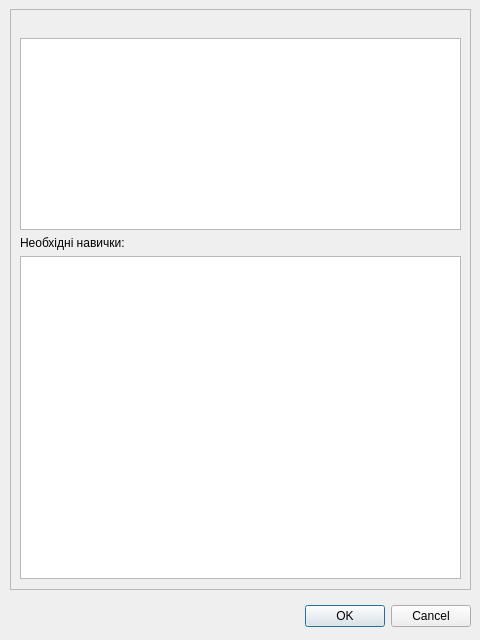
<?xml version="1.0" encoding="UTF-8"?>
<ui version="4.0">
 <class>Dialog_showPositInfo</class>
 <widget class="QDialog" name="Dialog_showPositInfo">
  <property name="geometry">
   <rect>
    <x>0</x>
    <y>0</y>
    <width>480</width>
    <height>640</height>
   </rect>
  </property>
  <property name="windowTitle">
   <string>Інформація про посаду</string>
  </property>
  <property name="modal">
   <bool>true</bool>
  </property>
  <widget class="QDialogButtonBox" name="buttonBox">
   <property name="geometry">
    <rect>
     <x>10</x>
     <y>600</y>
     <width>461</width>
     <height>32</height>
    </rect>
   </property>
   <property name="orientation">
    <enum>Qt::Horizontal</enum>
   </property>
   <property name="standardButtons">
    <set>QDialogButtonBox::Cancel|QDialogButtonBox::Ok</set>
   </property>
  </widget>
  <widget class="QFrame" name="frame">
   <property name="geometry">
    <rect>
     <x>10</x>
     <y>9</y>
     <width>461</width>
     <height>581</height>
    </rect>
   </property>
   <property name="frameShape">
    <enum>QFrame::StyledPanel</enum>
   </property>
   <property name="frameShadow">
    <enum>QFrame::Raised</enum>
   </property>
   <widget class="QWidget" name="verticalLayoutWidget">
    <property name="geometry">
     <rect>
      <x>10</x>
      <y>9</y>
      <width>441</width>
      <height>561</height>
     </rect>
    </property>
    <layout class="QVBoxLayout" name="verticalLayout">
     <item>
      <widget class="QLabel" name="positName">
       <property name="text">
        <string/>
       </property>
       <property name="alignment">
        <set>Qt::AlignCenter</set>
       </property>
      </widget>
     </item>
     <item>
      <widget class="QTextBrowser" name="positDescription">
       <property name="sizePolicy">
        <sizepolicy hsizetype="Expanding" vsizetype="Maximum">
         <horstretch>0</horstretch>
         <verstretch>0</verstretch>
        </sizepolicy>
       </property>
      </widget>
     </item>
     <item>
      <widget class="QLabel" name="label">
       <property name="text">
        <string>Необхідні навички:</string>
       </property>
      </widget>
     </item>
     <item>
      <widget class="QTableView" name="table_positSkills"/>
     </item>
    </layout>
   </widget>
  </widget>
 </widget>
 <resources/>
 <connections>
  <connection>
   <sender>buttonBox</sender>
   <signal>accepted()</signal>
   <receiver>Dialog_showPositInfo</receiver>
   <slot>accept()</slot>
   <hints>
    <hint type="sourcelabel">
     <x>248</x>
     <y>254</y>
    </hint>
    <hint type="destinationlabel">
     <x>157</x>
     <y>274</y>
    </hint>
   </hints>
  </connection>
  <connection>
   <sender>buttonBox</sender>
   <signal>rejected()</signal>
   <receiver>Dialog_showPositInfo</receiver>
   <slot>reject()</slot>
   <hints>
    <hint type="sourcelabel">
     <x>316</x>
     <y>260</y>
    </hint>
    <hint type="destinationlabel">
     <x>286</x>
     <y>274</y>
    </hint>
   </hints>
  </connection>
 </connections>
</ui>
